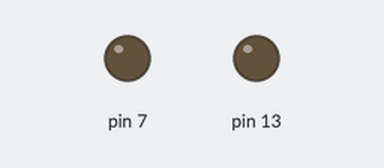
A sketch run on a simulated Arduino Uno, built with avr-gcc and run on an emulated ATmega328P. Shown: output pins drawn as LEDs (lit = HIGH). Pins used as bus, display or sensor lines are not drawn; what the sketch prints to the serial monitor is not drawn.

Above: at 1.0 s.
At 3.0 s:
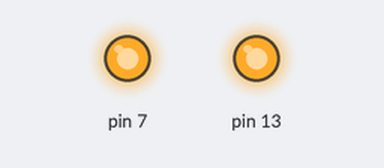
Timing chart, 0 to 7.8 s (numbered marks = the images above):
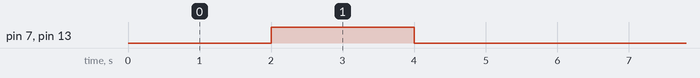

Measured:
- by itself, pin 7, pin 13: alternates HIGH for 2.0 s and LOW for 4.0 s

The sketch:

_2wd_code.ino
```cpp
#include <SoftwareSerial.h>
SoftwareSerial BC06(10,11);
int x;

void setup()
{
  pinMode(6,OUTPUT);
  pinMode(7,OUTPUT);
  pinMode(12,OUTPUT);
  pinMode(13,OUTPUT);
  Serial.begin(9600);
  BC06.begin(9600);
}

void loop()
{
  {
 if(BC06.available())
  x = BC06.read();
  Serial.println(x);

//}
//if (x == 70)
//{
  //foward code
  // right wheel foeward
  digitalWrite(6,HIGH);
  digitalWrite(7,LOW);

  // left wheel forward
  digitalWrite(12,HIGH);
  digitalWrite(13,LOW);
}

  //stop for 2 secs

  digitalWrite(6,LOW);
  digitalWrite(7,LOW);
  digitalWrite(12,LOW);
  digitalWrite(13,LOW);
  delay(2000);

   //backward code
   //Right wheel backward
   digitalWrite(6,LOW);
   digitalWrite(7,HIGH);
   //Left wheel backward
  digitalWrite(12,LOW);
  digitalWrite(13,HIGH);
   delay(2000);

   //stop for 2 secs
  digitalWrite(6,LOW);
  digitalWrite(7,LOW);
  digitalWrite(12,LOW);
  digitalWrite(13,LOW);
  delay(2000);
}
```
